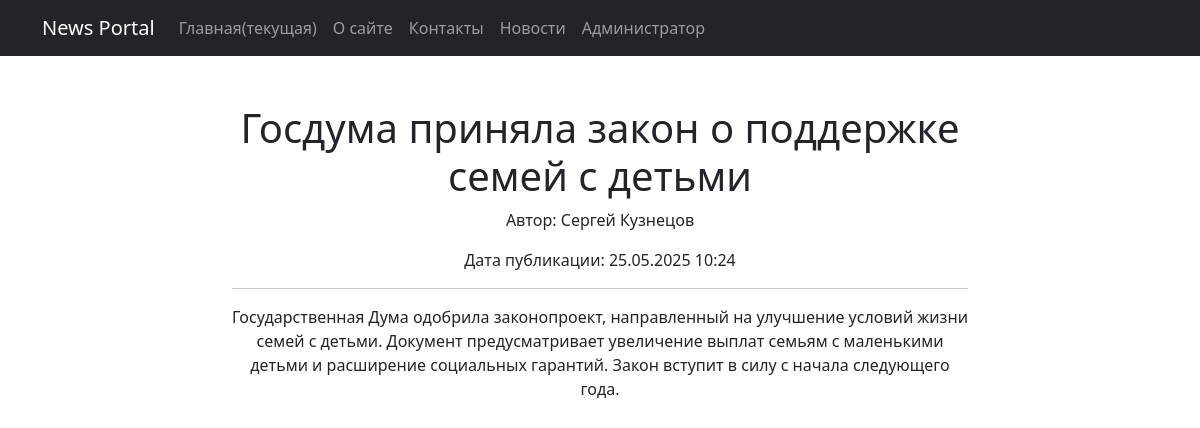
Page /news/5/ on the committed database.
### News_Portal/models.py (models this page shows, shortened)
class Post(models.Model):
    author = models.ForeignKey(Author, on_delete=models.CASCADE)
    type_choices = [
        ('article', 'Статья'),
        ('news', 'Новость')
    ]
    type = models.CharField(max_length=7, choices=type_choices)
    created_at = models.DateTimeField(auto_now_add=True)
    categories = models.ManyToManyField(Category, through='PostCategory')
    title = models.CharField(max_length=255)
    content = models.TextField()
    rating = models.IntegerField(default=0)

class Author(models.Model):
    user = models.OneToOneField(User, on_delete=models.CASCADE)
    rating = models.IntegerField(default=0)

### News_Portal/views.py (the view)
# urls.py: path('news/<int:pk>/', NewsDetailView.as_view(), name='news_detail'),  # Детали одной новости
class NewsDetailView(DetailView):
    model = Post
    template_name = 'news/news_detail.html'
    context_object_name = 'news_item'

### News_Portal/templates/news/news_detail.html
{% extends 'news/default.html' %}
{% block content %}
<div class="news-detail">
    <h1>{{ news_item.title }}</h1>
    <div class="meta-info">
        <p>Автор: {{ news_item.author.user.username }}</p>
        <p>Дата публикации: {{ news_item.created_at|date:"d.m.Y H:i" }}</p>
    </div>
    <hr/>
    <p>{{ news_item.content }}</p>
</div>
{% endblock %}

### rows in the picture
Post: title "Госдума приняла закон о поддержке семей с детьми", author.user.username "Сергей Кузнецов", created_at "25.05.2025 10:24", content "Государственная Дума одобрила законопроект, направленный на улучшение условий жизни семей с детьми. Документ предусматривает увеличение выплат семьям с маленькими детьми и расширение социальных гарантий. Закон вступит в силу с начала следующего года."
